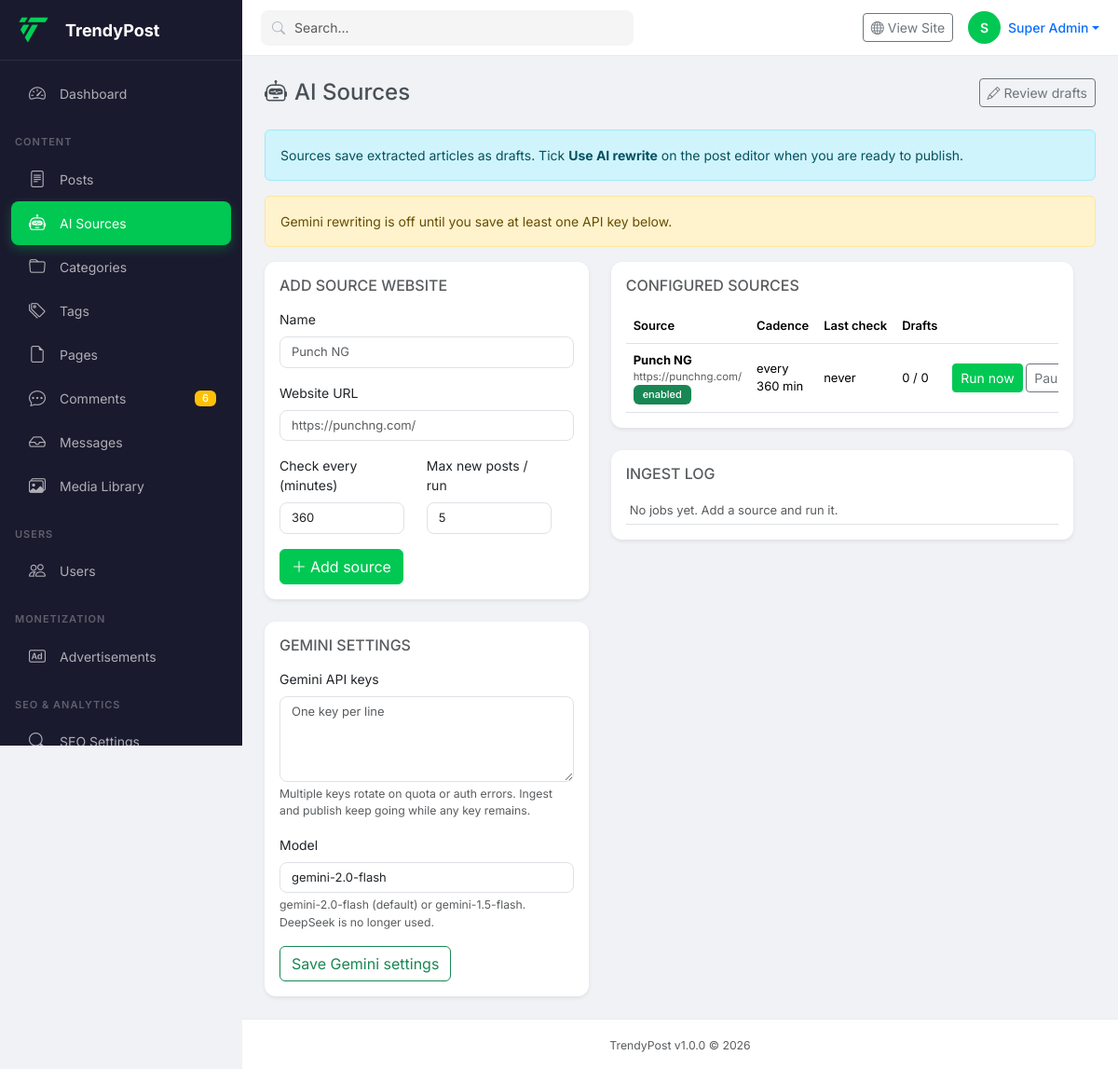
The app's page /admin/admin/?route=ai-sources (signed in) with its own data.
### tables this page shows
CREATE TABLE users (
    id INT UNSIGNED AUTO_INCREMENT PRIMARY KEY,
    username VARCHAR(50) NOT NULL UNIQUE,
    email VARCHAR(100) NOT NULL UNIQUE,
    password_hash VARCHAR(255) NOT NULL,
    display_name VARCHAR(100),
    first_name VARCHAR(50),
    last_name VARCHAR(50),
    avatar VARCHAR(255),
    bio TEXT,
    role_id INT UNSIGNED NOT NULL DEFAULT 6,
    status ENUM('active','inactive','banned','pending') DEFAULT 'pending',
    email_verified TINYINT(1) DEFAULT 0,
    email_verified_at DATETIME,
    remember_token VARCHAR(100),
    reset_token VARCHAR(100),
    reset_expires DATETIME,
    last_login_at DATETIME,
    last_login_ip VARCHAR(45),
    login_attempts TINYINT UNSIGNED DEFAULT 0,
    locked_until DATETIME,
    google_id VARCHAR(100),
    facebook_id VARCHAR(100),
    twitter_id VARCHAR(100),
    seo_title VARCHAR(70),
    seo_description VARCHAR(160),
    social_links JSON,
    created_at TIMESTAMP DEFAULT CURRENT_TIMESTAMP,
    updated_at TIMESTAMP DEFAULT CURRENT_TIMESTAMP ON UPDATE CURRENT_TIMESTAMP,
    FOREIGN KEY (role_id) REFERENCES roles(id) ON DELETE RESTRICT,
    INDEX idx_email (email),
    INDEX idx_status (status),
    INDEX idx_role (role_id),
    INDEX idx_username (username)
);

CREATE TABLE settings (
    id INT UNSIGNED AUTO_INCREMENT PRIMARY KEY,
    setting_key VARCHAR(100) NOT NULL UNIQUE,
    setting_value LONGTEXT,
    setting_group VARCHAR(50) DEFAULT 'general',
    is_public TINYINT(1) DEFAULT 0,
    is_json TINYINT(1) DEFAULT 0,
    created_at TIMESTAMP DEFAULT CURRENT_TIMESTAMP,
    updated_at TIMESTAMP DEFAULT CURRENT_TIMESTAMP ON UPDATE CURRENT_TIMESTAMP,
    INDEX idx_key (setting_key),
    INDEX idx_group (setting_group)
);

CREATE TABLE ai_sources (
    id INT UNSIGNED AUTO_INCREMENT PRIMARY KEY,
    name VARCHAR(150) NOT NULL,
    url VARCHAR(500) NOT NULL,
    frequency_minutes INT UNSIGNED NOT NULL DEFAULT 360,
    max_posts TINYINT UNSIGNED NOT NULL DEFAULT 5,
    enabled TINYINT(1) NOT NULL DEFAULT 1,
    last_checked_at DATETIME DEFAULT NULL,
    last_status VARCHAR(255) DEFAULT NULL,
    created_at TIMESTAMP DEFAULT CURRENT_TIMESTAMP,
    updated_at TIMESTAMP DEFAULT CURRENT_TIMESTAMP ON UPDATE CURRENT_TIMESTAMP,
    INDEX idx_enabled (enabled),
    INDEX idx_last_checked (last_checked_at)
);

### admin/ai-sources/index.php (the view, shortened to what the rows shown need)
<?php
$sources = AiIngest::getSources();
$viewId = intval($_GET['view'] ?? 0);
$logs = $viewId ? AiIngest::getLogs($viewId) : Database::fetchAll(
    "SELECT l.*, s.name as source_name FROM ai_source_logs l LEFT JOIN ai_sources s ON s.id = l.source_id ORDER BY l.id DESC LIMIT 20"
);
$geminiKeys = (string) Setting::get('gemini_api_keys', '');
$geminiModel = GeminiClient::getModel();
$llmConfigured = GeminiClient::isConfigured();
include ADMIN_PATH . 'layout/header.php';
?>
<div class="d-flex justify-content-between align-items-center mb-4 flex-wrap gap-2">
    <h4 class="mb-0"><i class="bi bi-robot me-2"></i>AI Sources</h4>
    <a href="<?php echo admin_url('posts&status=draft'); ?>" class="btn btn-outline-secondary btn-sm">
        <i class="bi bi-pencil me-1"></i>Review drafts
    </a>
</div>
<div class="alert alert-info">
    Sources save extracted articles as drafts. Tick <strong>Use AI rewrite</strong> on the post editor when you are ready to publish.
</div>
<?php if (!$llmConfigured): ?>
<div class="alert alert-warning">
    Gemini rewriting is off until you save at least one API key below.
</div>
<?php endif; ?>
<div class="row g-4">
    <div class="col-lg-5">
        <div class="card border-0 shadow-sm mb-4">
            <div class="card-body">
                <h6 class="text-muted text-uppercase mb-3">Add source website</h6>
                <form method="POST">
                    <div class="mb-3">
                        <label class="form-label">Name</label>
                        <input type="text" name="name" class="form-control" placeholder="Punch NG" required>
                    </div>
                    <div class="mb-3">
                        <label class="form-label">Website URL</label>
                        <input type="url" name="url" class="form-control" placeholder="https://punchng.com/" required>
                    </div>
                    <div class="row">
                        <div class="col-6 mb-3">
                            <label class="form-label">Check every (minutes)</label>
                            <input type="number" min="15" name="frequency_minutes" class="form-control" value="360">
                        </div>
                        <div class="col-6 mb-3">
                            <label class="form-label">Max new posts / run</label>
                            <input type="number" min="1" max="15" name="max_posts" class="form-control" value="5">
                        </div>
                    </div>
                    <button class="btn btn-success" type="submit"><i class="bi bi-plus-lg me-1"></i>Add source</button>
                </form>
            </div>
        </div>
        <div class="card border-0 shadow-sm">
            <div class="card-body">
                <h6 class="text-muted text-uppercase mb-3">Gemini settings</h6>
                <form method="POST">
                    <div class="mb-3">
                        <label class="form-label">Gemini API keys</label>
                        <textarea name="gemini_api_keys" class="form-control" rows="4" placeholder="One key per line" autocomplete="off"><?php echo esc($geminiKeys); ?></textarea>
                        <div class="form-text">Multiple keys rotate on quota or auth errors. Ingest and publish keep going while any key remains.</div>
                    </div>
                    <div class="mb-3">
                        <label class="form-label">Model</label>
                        <input type="text" name="gemini_model" class="form-control" value="<?php echo esc_attr($geminiModel); ?>" placeholder="gemini-2.0-flash">
                        <div class="form-text">gemini-2.0-flash (default) or gemini-1.5-flash. DeepSeek is no longer used.</div>
                    </div>
                    <button class="btn btn-outline-success" type="submit">Save Gemini settings</button>
                </form>
            </div>
        </div>
    </div>
    <div class="col-lg-7">
        <div class="card border-0 shadow-sm mb-4">
            <div class="card-body">
                <h6 class="text-muted text-uppercase mb-3">Configured sources</h6>
                <div class="table-responsive">
                    <table class="table align-middle">
                        <thead>
                            <tr>
                                <th>Source</th>
                                <th>Cadence</th>
                                <th>Last check</th>
                                <th>Drafts</th>
                                <th></th>
                            </tr>
                        </thead>
                        <tbody>
                        <?php foreach ($sources as $s): ?>
                            <tr>
                                <td>
                                    <strong><?php echo esc($s['name']); ?></strong>
                                    <div class="small text-muted"><?php echo esc($s['url']); ?></div>
                                    <span class="badge <?php echo $s['enabled'] ? 'bg-success' : 'bg-secondary'; ?>">
                                        <?php echo $s['enabled'] ? 'enabled' : 'paused'; ?>
                                    </span>
                                </td>
                                <td>every <?php echo (int) $s['frequency_minutes']; ?> min</td>
                                <td>
                                    <div><?php echo $s['last_checked_at'] ?: 'never'; ?></div>
                                </td>
                                <td><?php echo (int) $s['draft_count']; ?> / <?php echo (int) $s['post_count']; ?></td>
                                <td class="text-nowrap">
                                    <form method="POST" class="d-inline">
                                        <button class="btn btn-sm btn-success">Run now</button>
                                    </form>
                                    <form method="POST" class="d-inline">
                                        <button class="btn btn-sm btn-outline-secondary"><?php echo $s['enabled'] ? 'Pause' : 'Enable'; ?></button>
                                    </form>
                                </td>
                            </tr>
                        <?php endforeach; ?>
                        </tbody>
                    </table>
                </div>
            </div>
        </div>
        <div class="card border-0 shadow-sm">
            <div class="card-body">
                <h6 class="text-muted text-uppercase mb-3">Ingest log</h6>
                <div class="table-responsive">
                    <table class="table table-sm">
                        <tbody>
                        <?php if (!$logs): ?>
                            <tr><td class="text-muted">No jobs yet. Add a source and run it.</td></tr>
                        <?php endif; ?>
                        </tbody>
                    </table>
                </div>
            </div>
        </div>
    </div>
</div>
<?php include ADMIN_PATH . 'layout/footer.php'; ?>

### admin/layout/header.php (shortened to what the rows shown need)
<?php if (!defined('ADMIN')) die('Direct access not permitted.');
$route = $_GET['route'] ?? 'dashboard';
$route = preg_replace('#^admin/?|^/admin/?#', '', $route);
if (!isset($stats)) {
    $stats = ['comments' => ['pending' => Database::count('comments', "status = 'pending'") ?? 0]];
}
?>
<!DOCTYPE html>
<html lang="en">
<head>
    <link href="https://cdn.jsdelivr.net/npm/bootstrap@5.3.2/dist/css/bootstrap.min.css" rel="stylesheet">
    <link href="https://cdn.jsdelivr.net/npm/bootstrap-icons@1.11.1/font/bootstrap-icons.css" rel="stylesheet">
    <link href="<?php echo ADMIN_ASSETS_URL; ?>admin.css?v=<?php echo APP_VERSION; ?>" rel="stylesheet">
</head>
<body class="admin-body">
<div class="admin-wrapper">
    <nav class="admin-sidebar" id="adminSidebar">
        <div class="sidebar-header">
            <a href="<?php echo admin_url('dashboard'); ?>" class="sidebar-brand">
                <img src="<?php echo image_url('trendypost-logo.png'); ?>" alt="TrendyPost" height="32" onerror="this.style.display='none';this.parentElement.innerHTML+='<span class=\'fw-bold text-white\'>TP</span>'">
                <span class="ms-2 fw-bold text-white">TrendyPost</span>
            </a>
        </div>
        <ul class="sidebar-nav">
            <li><a href="<?php echo admin_url('dashboard'); ?>" class="<?php echo $route==='dashboard'?'active':''; ?>"><i class="bi bi-speedometer2"></i> Dashboard</a></li>
            <li class="nav-section">CONTENT</li>
            <li><a href="<?php echo admin_url('posts'); ?>" class="<?php echo $route==='posts'?'active':''; ?>"><i class="bi bi-file-text"></i> Posts</a></li>
            <li><a href="<?php echo admin_url('ai-sources'); ?>" class="<?php echo $route==='ai-sources'?'active':''; ?>"><i class="bi bi-robot"></i> AI Sources</a></li>
            <li><a href="<?php echo admin_url('categories'); ?>" class="<?php echo $route==='categories'?'active':''; ?>"><i class="bi bi-folder"></i> Categories</a></li>
            <li><a href="<?php echo admin_url('tags'); ?>" class="<?php echo $route==='tags'?'active':''; ?>"><i class="bi bi-tags"></i> Tags</a></li>
            <li><a href="<?php echo admin_url('pages'); ?>" class="<?php echo $route==='pages'?'active':''; ?>"><i class="bi bi-file-earmark"></i> Pages</a></li>
            <li><a href="<?php echo admin_url('comments'); ?>" class="<?php echo $route==='comments'?'active':''; ?>"><i class="bi bi-chat-dots"></i> Comments<?php $pc = $stats['comments']['pending'] ?? 0; if ($pc): ?> <span class="badge bg-warning"><?php echo $pc; ?></span><?php endif; ?></a></li>
            <?php if (Auth::isAdmin() || Auth::can('contact.view')): ?>
            <li><a href="<?php echo admin_url('messages'); ?>" class="<?php echo $route==='messages'?'active':''; ?>"><i class="bi bi-inbox"></i> Messages</a></li>
            <?php endif; ?>
            <li><a href="<?php echo admin_url('media'); ?>" class="<?php echo $route==='media'?'active':''; ?>"><i class="bi bi-images"></i> Media Library</a></li>
            <li class="nav-section">USERS</li>
            <li><a href="<?php echo admin_url('users'); ?>" class="<?php echo $route==='users'?'active':''; ?>"><i class="bi bi-people"></i> Users</a></li>
            <li class="nav-section">MONETIZATION</li>
            <li><a href="<?php echo admin_url('ads'); ?>" class="<?php echo $route==='ads'?'active':''; ?>"><i class="bi bi-badge-ad"></i> Advertisements</a></li>
            <li class="nav-section">SEO & ANALYTICS</li>
            <li><a href="<?php echo admin_url('seo'); ?>" class="<?php echo $route==='seo'?'active':''; ?>"><i class="bi bi-search"></i> SEO Settings</a></li>
        </ul>
    </nav>
    <div class="admin-main">
        <header class="admin-topbar">
            <div class="topbar-search d-none d-md-block">
                <i class="bi bi-search"></i>
                <input type="text" placeholder="Search..." class="form-control form-control-sm">
            </div>
            <div class="topbar-actions ms-auto d-flex align-items-center gap-2 gap-md-3">
                <a href="<?php echo url(); ?>" target="_blank" class="btn btn-sm btn-outline-secondary"><i class="bi bi-globe"></i> <span class="d-none d-sm-inline">View Site</span></a>
                <div class="dropdown">
                    <a href="#" class="d-flex align-items-center text-decoration-none dropdown-toggle" data-bs-toggle="dropdown">
                        <div class="bg-success text-white rounded-circle d-flex align-items-center justify-content-center me-2" style="width:35px;height:35px;font-size:14px;font-weight:600;background-color:var(--tp-primary, #00C853)!important">
                            <?php echo strtoupper(substr(Auth::user()['display_name'] ?? 'A', 0, 1)); ?>
                        </div>
                        <span class="d-none d-md-block fw-medium"><?php echo Auth::user()['display_name'] ?? 'Admin'; ?></span>
                    </a>
                </div>
            </div>
        </header>
        <div class="admin-content">

### records on screen
users: display_name "S", display_name "Super Admin"
settings: gemini_model "gemini-2.0-flash"
ai_sources: name "Punch NG", url "https://punchng.com/", enabled "enabled", frequency_minutes "360", last_checked_at "never", draft_count "0", post_count "0"

### other values on screen
$pc "6"
APP_VERSION "1.0.0"
